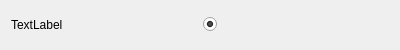
<?xml version="1.0" encoding="UTF-8"?>
<ui version="4.0">
 <class>ConfBoolWidget</class>
 <widget class="QWidget" name="ConfBoolWidget">
  <property name="geometry">
   <rect>
    <x>0</x>
    <y>0</y>
    <width>400</width>
    <height>50</height>
   </rect>
  </property>
  <property name="windowTitle">
   <string>Form</string>
  </property>
  <layout class="QHBoxLayout" name="horizontalLayout">
   <item>
    <widget class="QLabel" name="conf_tag">
     <property name="text">
      <string>TextLabel</string>
     </property>
    </widget>
   </item>
   <item>
    <widget class="QRadioButton" name="conf_value">
     <property name="text">
      <string/>
     </property>
     <property name="checked">
      <bool>true</bool>
     </property>
    </widget>
   </item>
  </layout>
 </widget>
 <resources/>
 <connections/>
</ui>
